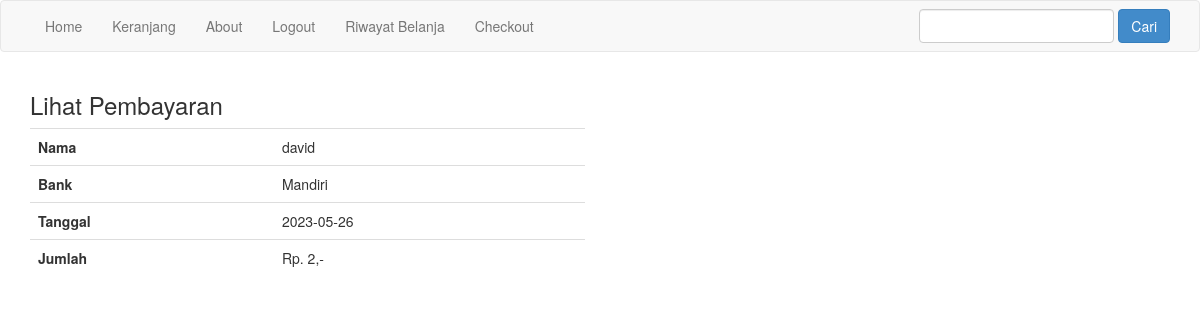
The page /lihat-pembayaran.php?id=23 (signed in) on the database its author committed.
### tables this page shows
CREATE TABLE `pembayaran` (
  `id_pembayaran` int(11) NOT NULL,
  `id_pembelian` int(11) NOT NULL,
  `nama` varchar(255) NOT NULL,
  `bank` varchar(255) NOT NULL,
  `jumlah` int(11) NOT NULL,
  `tanggal` date NOT NULL,
  `bukti` varchar(255) NOT NULL
);

### lihat-pembayaran.php (the view, shortened to what this page needs)
<?php
include 'koneksi.php';
$id_pembelian = $_GET['id'];
$ambil = $koneksi->query("SELECT * FROM pembayaran JOIN pembelian ON pembayaran.id_pembelian=pembelian.id_pembelian WHERE pembelian.id_pembelian='$id_pembelian'");
$detbay = $ambil->fetch_assoc();
?>
<!DOCTYPE html>
<html lang="en">
<head>
  <link rel="stylesheet" href="admin/assets/css/bootstrap.css">
</head>
<body>
<?php include 'templates/navbar.php'; ?>
<section class="content">
  <div class="container">
    <h3>Lihat Pembayaran</h3>
    <div class="row">
      <div class="col-md-6">
        <table class="table">
          <tr>
            <th>Nama</th>
            <td><?= $detbay['nama']; ?></td>
          </tr>
          <tr>
            <th>Bank</th>
            <td><?= $detbay['bank']; ?></td>
          </tr>
          <tr>
            <th>Tanggal</th>
            <td><?= $detbay['tanggal']; ?></td>
          </tr>
          <tr>
            <th>Jumlah</th>
            <td>Rp. <?= number_format($detbay['jumlah']); ?>,-</td>
          </tr>
        </table>
      </div>
      <div class="col-md-6">
      </div>
    </div>
  </div>
</section>
</body>
</html>

### rows shown on the page
pembayaran: nama "david", bank "Mandiri", tanggal "2023-05-26", jumlah "2"
